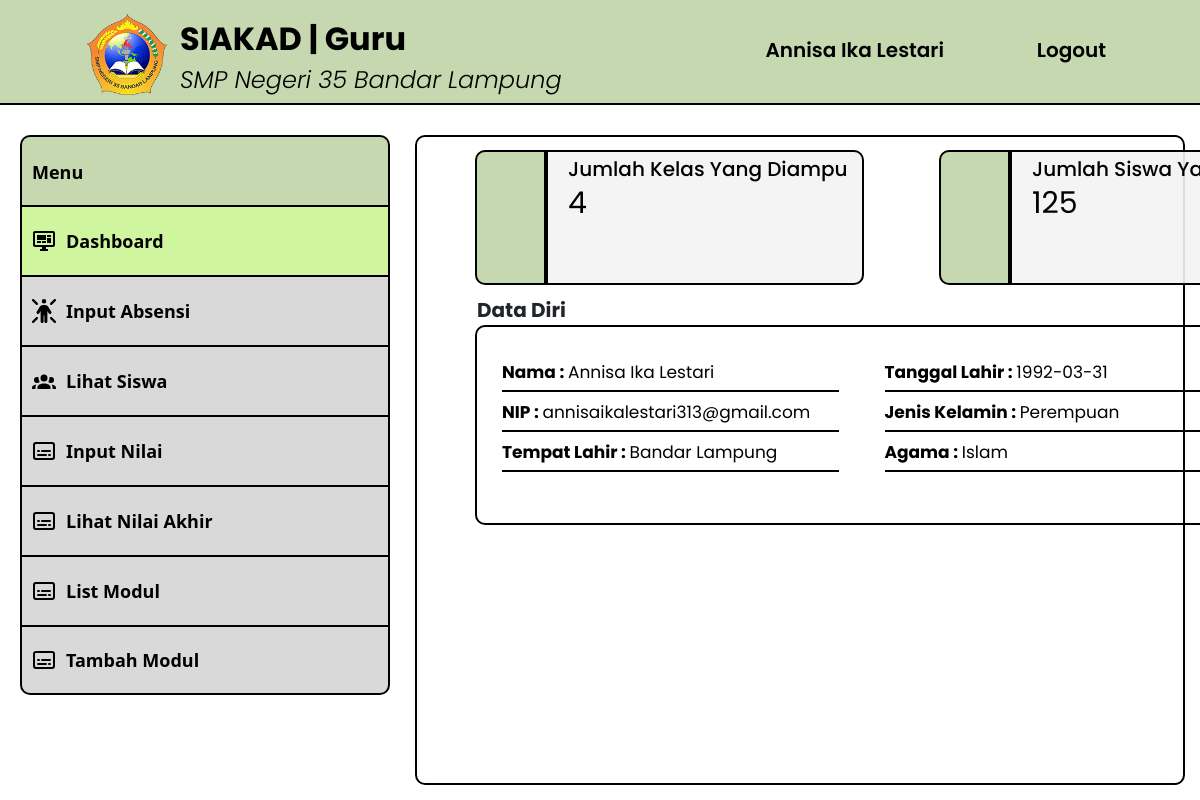
The page /src/dashboard-guru.php (signed in) on the database its author committed.
### tables this page shows
CREATE TABLE `guru` (
  `id_guru` int(11) NOT NULL,
  `nip` varchar(50) NOT NULL,
  `password` varchar(255) NOT NULL,
  `nama` varchar(50) NOT NULL,
  `jenis_kelamin` varchar(20) NOT NULL,
  `tanggal_lahir` date NOT NULL,
  `tempat_lahir` varchar(30) NOT NULL,
  `agama` varchar(20) NOT NULL,
  `no_hp` varchar(15) NOT NULL,
  `email` varchar(50) NOT NULL,
  `alamat` varchar(100) NOT NULL,
  `foto` varchar(255) NOT NULL,
  `status_guru` enum('Aktif','Tidak Aktif') NOT NULL
);

### src/dashboard-guru.php (the view, shortened to what this page needs)
<?php
require('db.php');
$guru = $_SESSION["guru"]["nip"];
$ambil_guru = mysqli_query($conn, "SELECT * FROM guru WHERE nip = '$guru'");
$data = mysqli_fetch_array($ambil_guru);
$query_jumlah_kelas = "SELECT COUNT(DISTINCT kode_kelas) AS jumlah_kelas FROM jadwal_pelajaran WHERE nip = '$guru'";
$result_jumlah_kelas = mysqli_query($conn, $query_jumlah_kelas);
$data_jumlah_kelas = mysqli_fetch_assoc($result_jumlah_kelas);
$jumlah_kelas = $data_jumlah_kelas['jumlah_kelas'];
$query_jumlah_siswa = "SELECT COUNT(DISTINCT siswa.id_siswa) AS jumlah_siswa
                       FROM siswa
                       JOIN jadwal_pelajaran ON siswa.kode_kelas = jadwal_pelajaran.kode_kelas
                       WHERE jadwal_pelajaran.nip = '$guru'";
$result_jumlah_siswa = mysqli_query($conn, $query_jumlah_siswa);
$data_jumlah_siswa = mysqli_fetch_assoc($result_jumlah_siswa);
$jumlah_siswa = $data_jumlah_siswa['jumlah_siswa'];
?>
<!DOCTYPE html>
<html>
  <head>
    <link rel="stylesheet" type="text/css" href="../styles/styles.css" />
    <link href="https://cdn.jsdelivr.net/npm/bootstrap@5.0.2/dist/css/bootstrap.min.css" rel="stylesheet">
  </head>
  <body>
    <header>
      <div class="logo-text">
        <a href="dashboard-guru.php">
          <img src="../assets/LogoSMPN35.png" alt="LogoSMPN35" width="80px" />
        </a>
      </div>
      <div class="title-text">
        <a href="dashboard-guru.php">
          <h1>SIAKAD | Guru</h1>
          <span>SMP Negeri 35 Bandar Lampung</span>
        </a>
      </div>
      <div class="profile-button">
        <a href="profile-guru.php"><iconify-icon icon="material-symbols:person" width="30" class="align-middle p-3"></iconify-icon><?php echo $data['nama'] ?></a>
      </div>
      <div class="logout-button">
        <a href="logout.php"><iconify-icon icon="material-symbols:logout" width="30" class="align-middle p-3"></iconify-icon>Logout</a>
      </div>
    </header>
    <nav>
      <ul class="side-menu">
        <li class="menu-disabled"><span>Menu</span></li>
        <li>
          <a href="dashboard-guru.php" class="active"
            ><img
              src="../assets/monitor-dashboard.svg"
              alt="Dashboard"
            />Dashboard</a
          >
        </li>
        <li>
          <a href="inputabsensi-guru.php"
            ><img src="../assets/person-rays.svg" alt="Input-Absensi" />Input
            Absensi</a
          >
        </li>
        <li>
          <a href="lihatsiswa-guru.php"
            ><img src="../assets/person-group.svg" alt="Lihat-Siswa" />Lihat
            Siswa</a
          >
        </li>
        <li>
          <a href="inputnilai-guru.php"
            ><img src="../assets/transcript.svg" alt="Input-Nilai" />Input
            Nilai</a
          >
        </li>
        <li>
          <a href="lihatnilaiakhir-guru.php"
            ><img src="../assets/transcript.svg" alt="Lihat-Nilai-Akhir" />Lihat
            Nilai Akhir</a
          >
        </li>
        <li>
          <a href="listmodul-guru.php"
            ><img src="../assets/transcript.svg" alt="List-Modul" />List Modul</a
          >
        </li>
        <li>
          <a href="tambahmodul-guru.php" class="menu-end"
            ><img src="../assets/transcript.svg" alt="Tambah-Modul" />Tambah
            Modul</a
          >
        </li>
      </ul>
    </nav>
    <div class="kotak-isi">
      <div class="kelas-box">
        <h1>Jumlah Kelas Yang Diampu</h1>
        <span><?php echo $jumlah_kelas; ?></span>
      </div>
      <div class="kotak-hijau-kelas"></div>
      <div class="nilai-box">
        <h1>Jumlah Siswa Yang Diampu</h1>
        <span><?php echo $jumlah_siswa; ?></span>
      </div>
      <div class="kotak-hijau-nilai-rata-rata"></div>
      <div class="data-diri-dashboard">
        <div class="column">
          <div class="data-item">
            <label for="nama">Nama :</label>
            <span id="nama"><?php echo $data['nama'] ?></span>
          </div>
          <div class="data-item">
            <label for="nip">NIP :</label>
            <span id="nisn"><?php echo $data['nip'] ?></span>
          </div>
          <div class="data-item">
            <label for="tempat-lahir">Tempat Lahir :</label>
            <span id="tempat-lahir"><?php echo $data['tempat_lahir'] ?></span>
          </div>
        </div>
        <div class="column">
          <div class="data-item">
            <label for="tanggal-lahir">Tanggal Lahir :</label>
            <span id="tanggal-lahir"><?php echo $data['tanggal_lahir'] ?></span>
          </div>
          <div class="data-item">
            <label for="jenis-kelamin">Jenis Kelamin :</label>
            <span id="jenis-kelamin"><?php echo $data['jenis_kelamin'] ?></span>
          </div>
          <div class="data-item">
            <label for="agama">Agama :</label>
            <span id="agama"><?php echo $data['agama'] ?></span>
          </div>
        </div>
      </div>
    </div>
  </body>
</html>

### styles/styles.css (style rules this page uses)
body { font-family: Poppins; display: flex; align-items: center; width: 100vw; height: 100vh; margin: 0; overflow: hidden; }
header { position: fixed; top: 0; width: 100%; height: 105px; background-color: #c6d8af; color: #fff; text-align: left; border-bottom: 2px solid #000; }
header h1 { position: absolute; left: 180px; font-family: Poppins; font-size: 32px; font-weight: 700; color: #000; }
header span { position: absolute; top: 62px; left: 180px; font-family: Poppins; font-size: 24px; font-weight: 300; font-style: italic; color: #000; }
.logo-text { display: flex; align-items: center; position: fixed; left: 87px; top: 14px; }
.title-text h1 { top: 20px; }
.logout-button { position: fixed; top: 35px; right: 94px; }
.profile-button { position: fixed; top: 35px; right: 256px; }
.logout-button a, .profile-button a { text-decoration: none; font-family: Poppins; font-weight: 600; font-size: 20px; color: #000; }
nav { position: fixed; top: 105px; left: 0; width: 370px; height: calc(100% - 175px); padding: 20px; margin-top: 10px; }
.side-menu { list-style: none; padding: 0; margin: 0; }
.side-menu li { margin-bottom: 0; }
.side-menu a { display: block; width: 370px; height: 70px; background-color: #d9d9d9; line-height: 70px; text-decoration: none; color: #000; font-size: 18px; font-weight: bold; transition: background-color 0.3s; border-top: 2px solid #000; border-right: 2px solid #000; border-left: 2px solid #000; }
.side-menu a { display: flex; align-items: center; text-decoration: none; color: #000; padding: 5px 0; }
.side-menu img, .side-menu span { width: 24px; height: 24px; margin-right: 10px; margin-left: 10px; }
.side-menu .active { background-color: #cff59f; }
.menu-disabled { display: flex; width: 370px; height: 70px; background-color: #c6d8af; text-align: center; line-height: 70px; text-decoration: none; color: #000; font-size: 18px; font-weight: bold; pointer-events: none; border-top-left-radius: 10px; border-top-right-radius: 10px; border-top: 2px solid #000; border-right: 2px solid #000; border-left: 2px solid #000; }
.menu-end { border-bottom-left-radius: 10px; border-bottom-right-radius: 10px; border-bottom: 2px solid #000; }
.kotak-isi { position: fixed; top: 135px; left: 415px; right: 15px; bottom: 15px; background-color: #fff; border-radius: 10px; border: 2px solid #000; padding: 20px; overflow-y: auto; }
.kelas-box { position: fixed; top: 150px; left: 546px; width: 318px; height: 135px; background-color: #f3f3f3e8; color: #000; margin-right: 20px; display: inline-block; border-top-right-radius: 10px; border-bottom-right-radius: 10px; border: 2px solid #000; }
.nilai-box { position: fixed; top: 150px; left: 1010px; width: 318px; height: 135px; background-color: #f3f3f3e8; color: #000; display: inline-block; border-top-right-radius: 10px; border-bottom-right-radius: 10px; border: 2px solid #000; }
.kelas-box h1, .nilai-box h1 { font-family: Poppins; font-size: 20px; line-height: 35px; margin-left: 20px; }
.kelas-box span, .nilai-box span { font-family: Poppins; font-size: 30px; font-weight: 500px; margin-left: 20px; line-height: 0px; }
.kotak-hijau-kelas { position: fixed; top: 150px; left: 475px; width: 71px; height: 135px; background-color: #c6d8af; border-top-left-radius: 10px; border-bottom-left-radius: 10px; border: 2px solid #000; }
.kotak-hijau-nilai-rata-rata { position: fixed; top: 150px; left: 939px; width: 71px; height: 135px; background-color: #c6d8af; border-top-left-radius: 10px; border-bottom-left-radius: 10px; border: 2px solid #000; }
.data-diri-dashboard::before { font-family: Poppins; content: "Data Diri"; position: absolute; top: -37px; left: -5px; padding: 5px; font-size: 20px; font-weight: 700; }
.data-diri-dashboard { position: fixed; margin-top: 10px; top: 315px; left: 475px; width: 809px; height: 200px; border: 2px solid #000; display: flex; padding: 20px; border-radius: 10px; }
.column { flex: 1; padding: 5px; }
.data-item { font-family: Poppins; font-size: 17px; font-weight: 700; line-height: 30px; width: 337px; height: 35px; color: #000; margin: 5px 0; border-bottom: 2px solid #000; }
.data-item span { font-family: Poppins; font-size: 17px; font-weight: 400; line-height: 30px; color: #000; }

### rows shown on the page
guru: nama "Annisa Ika Lestari", nip "annisaikalestari313@gmail.com", tempat_lahir "Bandar Lampung", tanggal_lahir "1992-03-31", jenis_kelamin "Perempuan", agama "Islam"

### other values the page prints
$jumlah_kelas "4"
$jumlah_siswa "125"
